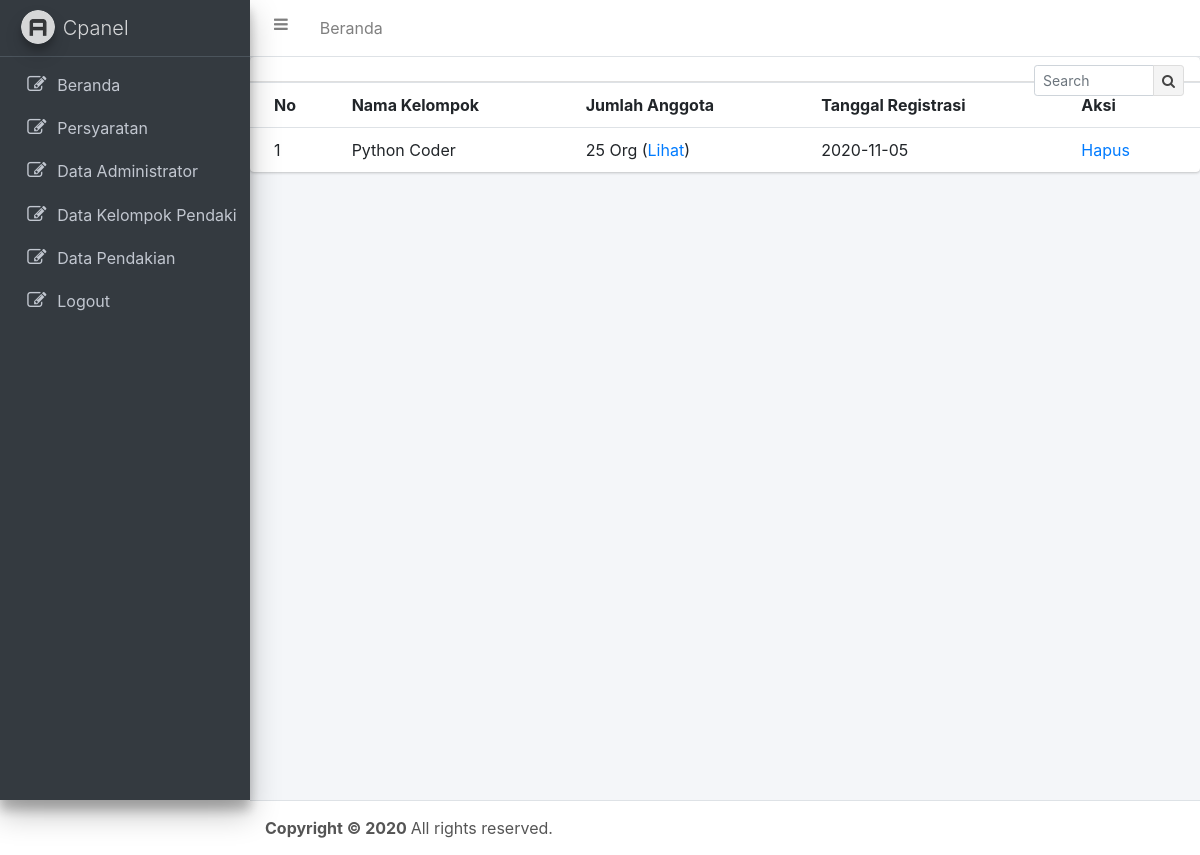
The app's page /admin/?page=pendaki (signed in) with its own data.
### tables this page shows
CREATE TABLE `tbl_kelompok` (
  `id_kelompok` int(5) NOT NULL,
  `nama_kelompok` varchar(100) NOT NULL,
  `tanggal_registrasi` date NOT NULL
);

### config/db.php (called while the page is built, shortened)
<?php
class Project {
    function connect(){
        $conn = "";
        try{
            $conn = new PDO("mysql:host=".self::DB_SERVER."; dbname=".self::DB_NAME."", self::DB_USER, self::DB_PASS);
            $conn->setAttribute(PDO::ATTR_ERRMODE, PDO::ERRMODE_EXCEPTION);
        }catch(PDOException $e){
            die('error: '.$e->getMessage());
        }
        return $this->pdo = $conn;
    }
}
$db = new Project;
?>

### admin/main/pendaki.php (the view, shortened to what this page needs)
<?php
    if(isset($_GET['add'])){
        ?>
        <div class="card card-primary">
          <div class="card-header">
            <h3 class="card-title">Input Data Admin</h3>
          </div>
          <form role="form" method="post" action="">
            <div class="card-body">
              <div class="form-group">
                <label for="exampleInputEmail1">Username</label>
                <input type="text" class="form-control" id="exampleInputEmail1" name="username" required>
              </div>
              <div class="form-group">
                <label for="exampleInputPassword1">Password</label>
                <input type="text" class="form-control" id="exampleInputPassword1" value="<?php echo rand(111111,999999); ?>" name="password" required>
              </div>
              <div class="form-group">
                <label for="exampleInputEmail1">Nama Lengkap</label>
                <input type="text" class="form-control" id="exampleInputEmail1" name="nama_lengkap" required>
              </div>
              <div class="card-footer">
                <button type="submit" class="btn btn-primary" name="btn_add">Tambah</button>
                <button type="button" class="btn btn-primary" onclick="self.history.back()">Batal</button>
              </div>
            </div>
          </div>
        <?php
        if(isset($_POST['btn_add'])){
            $ins = $db->pdo->prepare("insert into tbl_kelompok set username = '".$_POST['username']."',
                                      password = '".md5($_POST['password'])."',
                                      nama_lengkap = '".$_POST['nama_lengkap']."'");
            $ins->execute();
            echo "<script>location.href='./?page=pendaki'</script>";
        }
    }elseif(isset($_GET['hapus'])){
        $e = $db->pdo->prepare("delete from tbl_pendaki where id_kelompok = '".$_GET['hapus']."'");
        $e->execute();
        $e = $db->pdo->prepare("delete from tbl_kelompok where id_kelompok = '".$_GET['hapus']."'");
        $e->execute();
        echo "<script>location.href='./?page=pendaki'</script>";
    }else{
      ?>
      <div class="card">
        <div class="card-header">
          <div class="card-tools">
            <div class="input-group input-group-sm" style="width: 150px;">
              <input type="text" name="table_search" onkeyup="myFunction()" id="myInput" class="form-control float-right" placeholder="Search">
              <div class="input-group-append">
                <button type="submit" class="btn btn-default"><i class="fa fa-search"></i></button>
              </div>
            </div>
          </div>
        </div>
        <div class="card-body table-responsive p-0">
          <table class="table table-hover" id="myTable">
            <tr><th>No</th><th>Nama Kelompok</th><th>Jumlah Anggota</th><th>Tanggal Registrasi</th><th>Aksi</th></tr>
            <?php
                $l = $db->pdo->prepare("select * from tbl_kelompok order by 1 asc");
                $l->execute();
                $no=1;
                while($rl = $l->fetch()){
                    echo "<tr><td>".$no."</td><td>".$rl['nama_kelompok']."</td>";
                    $a = $db->pdo->prepare("select * from tbl_pendaki where id_kelompok = '".$rl['id_kelompok']."'");
                    $a->execute();
                    echo "<td>".$a->rowCount()." Org (<a href='?page=pendaki&cat=".$rl['id_kelompok']."'>Lihat</a>)</td><td>".$rl['tanggal_registrasi']."</td>";
                    echo "<td><a href='?page=pendaki&hapus=".$rl['id_kelompok']."'>Hapus</a></td></tr>";
                    $no++;
                }
            ?>
          </table>
        </div>
      </div>
      <?php
    }
?>

### records on screen
tbl_kelompok: nama_kelompok "Python Coder", rowCount "25", tanggal_registrasi "2020-11-05"
